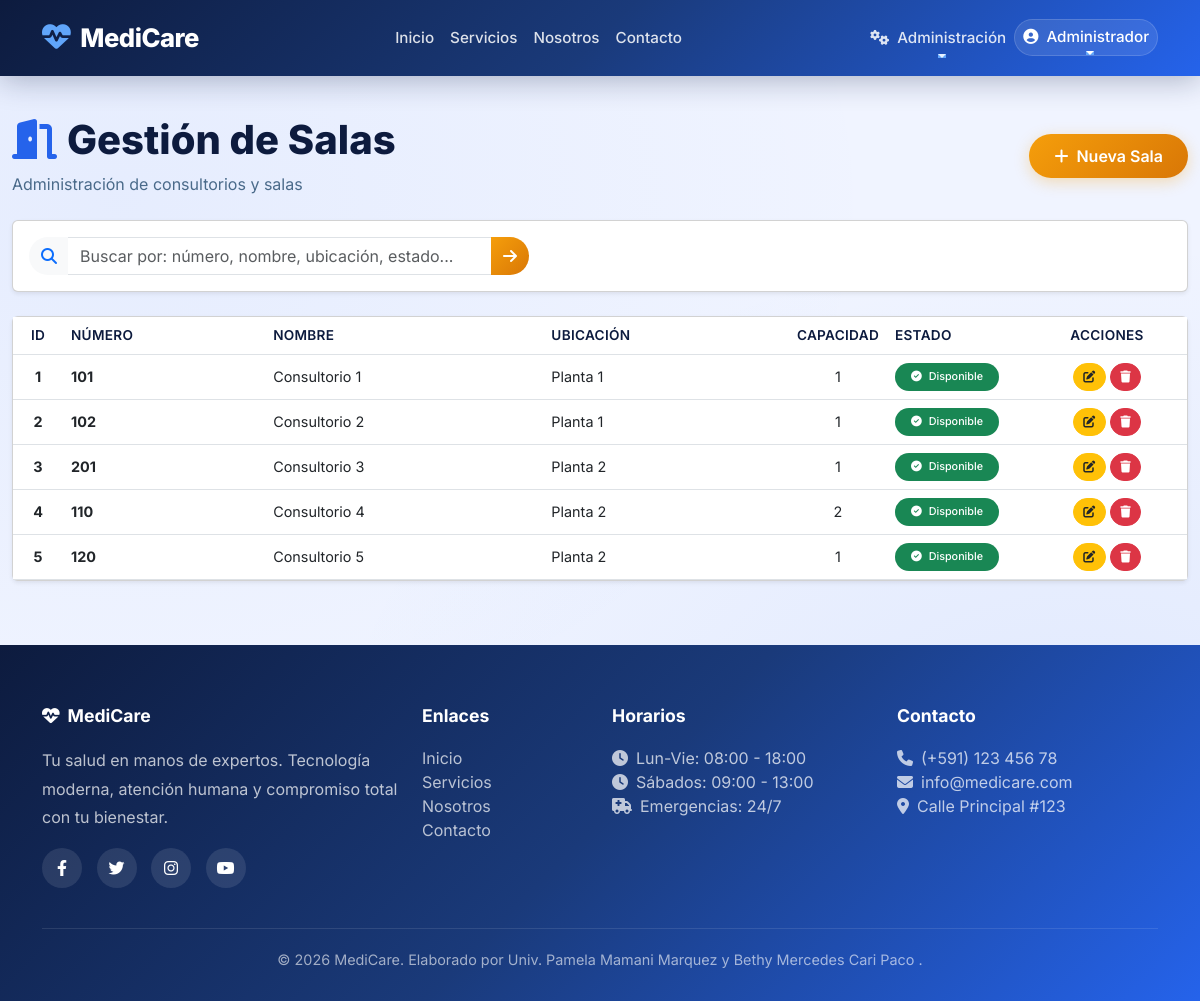
Page /admin/salas (signed in) on the committed database.
### app/models/usuario.py (models this page shows, shortened)
class Usuario(UserMixin, db.Model):
    __tablename__ = 'usuarios'
    id = db.Column(db.Integer, primary_key=True)
    username = db.Column(db.String(80), unique=True, nullable=False)
    email = db.Column(db.String(120), unique=True, nullable=False)
    password_hash = db.Column(db.String(200), nullable=False)
    rol = db.Column(db.String(20), nullable=False, default='paciente')
    nombres = db.Column(db.String(100))
    apellidos = db.Column(db.String(100))
    ci = db.Column(db.String(20))
    telefono = db.Column(db.String(20))
    fecha_registro = db.Column(db.DateTime, default=datetime.utcnow)
    activo = db.Column(db.Boolean, default=True)
    paciente = db.relationship('Paciente', back_populates='usuario', uselist=False)
    medico = db.relationship('Medico', back_populates='usuario', uselist=False)
    def is_admin(self):
        return self.rol == 'admin'

### app/models/sala.py (models this page shows, shortened)
class Sala(db.Model):
    __tablename__ = 'salas'
    id = db.Column(db.Integer, primary_key=True)
    numero = db.Column(db.String(10), unique=True, nullable=False)
    nombre = db.Column(db.String(100))
    ubicacion = db.Column(db.String(100))
    capacidad = db.Column(db.Integer, default=1)
    estado = db.Column(db.String(20), default='disponible')
    citas = db.relationship('Cita', back_populates='sala')
    medicos = db.relationship('Medico', back_populates='sala')

### app/admin/routes.py (the view, shortened to what this page needs)
@bp_admin.route('/salas')
@login_required
def salas():
    if not current_user.is_admin():
        flash('⛔ Acceso denegado.', 'danger')
        return redirect(url_for('core.landing'))
    search = request.args.get('search', '').strip()
    query = Sala.query
    salas = query.order_by(Sala.id.asc()).all()
    return render_template('admin/salas.html', salas=salas, search=search)

### templates/admin/salas.html (shortened to what this page needs)
{% extends "base.html" %}
{% block content %}
<div class="container-fluid py-4">
    <div class="d-flex justify-content-between align-items-center mb-4 flex-wrap gap-2">
        <div>
            <h1 style="font-weight: 800; color: #0d1b3e;">
                <i class="fas fa-door-open" style="color: #2563eb; margin-right: 10px;"></i>Gestión de Salas
            </h1>
            <p style="color: #4a6a8a; margin: 0;">Administración de consultorios y salas</p>
        </div>
        <a href="{{ url_for('admin.crear_sala') }}" class="btn" style="border-radius: 50px; padding: 10px 25px; font-weight: 600; background: linear-gradient(135deg, #f59e0b, #d97706); color: white; border: none; box-shadow: 0 4px 15px rgba(245, 158, 11, 0.3); transition: all 0.3s ease;">
            <i class="fas fa-plus me-2"></i>Nueva Sala
        </a>
    </div>
    <div class="card shadow-sm mb-4">
        <div class="card-body p-3">
            <form method="GET" action="{{ url_for('admin.salas') }}" class="d-flex gap-2">
                <div class="input-group" style="max-width: 500px;">
                    <span class="input-group-text bg-light border-0" style="border-radius: 50px 0 0 50px;">
                        <i class="fas fa-search text-primary"></i>
                    </span>
                    <input type="text" class="form-control" name="search"
                           placeholder="Buscar por: número, nombre, ubicación, estado..."
                           value="{{ search }}"
                           style="border-left: none; border-radius: 0; border-color: #dee2e6;">
                    <button type="submit" class="btn" style="border-radius: 0 50px 50px 0; background: linear-gradient(135deg, #f59e0b, #d97706); color: white; border: none;">
                        <i class="fas fa-arrow-right"></i>
                    </button>
                </div>
            </form>
        </div>
    </div>
    <div class="card shadow-sm">
        <div class="card-body p-0">
            <div class="table-responsive">
                <table class="table table-hover align-middle mb-0">
                    <thead style="background: #f8f9fa;">
                        <tr>
                            <th style="width: 50px;" class="text-center">ID</th>
                            <th>Número</th>
                            <th>Nombre</th>
                            <th>Ubicación</th>
                            <th style="width: 80px; text-align: center;">Capacidad</th>
                            <th style="width: 140px;">Estado</th>
                            <th style="width: 160px;" class="text-center">Acciones</th>
                        </tr>
                    </thead>
                    <tbody>
                        {% for sala in salas %}
                        <tr>
                            <td class="text-center"><strong>{{ sala.id }}</strong></td>
                            <td><strong>{{ sala.numero }}</strong></td>
                            <td>{{ sala.nombre or 'N/A' }}</td>
                            <td>{{ sala.ubicacion or 'N/A' }}</td>
                            <td class="text-center">{{ sala.capacidad }}</td>
                            <td>
                                {% if sala.estado == 'disponible' %}
                                <span class="badge bg-success rounded-pill px-3 py-2">
                                    <i class="fas fa-check-circle me-1"></i> Disponible
                                </span>
                                {% elif sala.estado == 'ocupada' %}
                                <span class="badge bg-danger rounded-pill px-3 py-2">
                                    <i class="fas fa-times-circle me-1"></i> Ocupada
                                </span>
                                {% else %}
                                <span class="badge bg-warning text-dark rounded-pill px-3 py-2">
                                    <i class="fas fa-tools me-1"></i> Mantenimiento
                                </span>
                                {% endif %}
                            </td>
                            <td>
                                <div class="d-flex gap-1 justify-content-center">
                                    <a href="{{ url_for('admin.editar_sala', id=sala.id) }}"
                                       class="btn btn-sm btn-warning text-dark"
                                       style="border-radius: 50px; padding: 4px 10px;"
                                       title="Editar sala">
                                        <i class="fas fa-edit"></i>
                                    </a>
                                    <form method="POST" action="{{ url_for('admin.eliminar_sala', id=sala.id) }}"
                                          style="display:inline;"
                                          onsubmit="return confirm('¿Estás seguro de eliminar la sala {{ sala.numero }}? Esta acción no se puede deshacer.')">
                                        <button type="submit" class="btn btn-sm btn-danger"
                                                style="border-radius: 50px; padding: 4px 10px;"
                                                title="Eliminar sala">
                                            <i class="fas fa-trash"></i>
                                        </button>
                                    </form>
                                </div>
                            </td>
                        </tr>
                        {% endfor %}
                    </tbody>
                </table>
            </div>
        </div>
    </div>
</div>
{% endblock %}

### templates/base.html (shortened to what this page needs)
<!DOCTYPE html>
<html lang="es">
<head>
    <link href="https://cdn.jsdelivr.net/npm/bootstrap@5.3.0/dist/css/bootstrap.min.css" rel="stylesheet">
    <link rel="stylesheet" href="https://cdnjs.cloudflare.com/ajax/libs/font-awesome/6.4.0/css/all.min.css">
</head>
<body>
    <nav class="navbar navbar-expand-lg navbar-custom">
        <div class="container">
            <a class="navbar-brand" href="{{ url_for('core.landing') }}">
                <i class="fas fa-heartbeat"></i>MediCare
            </a>
            <div class="collapse navbar-collapse" id="navbarNav">
                <ul class="navbar-nav mx-auto">
                    <li class="nav-item">
                        <a class="nav-link" href="{{ url_for('core.landing') }}">Inicio</a>
                    </li>
                    <li class="nav-item">
                        <a class="nav-link" href="{{ url_for('core.servicios') }}">Servicios</a>
                    </li>
                    <li class="nav-item">
                        <a class="nav-link" href="{{ url_for('core.about') }}">Nosotros</a>
                    </li>
                    <li class="nav-item">
                        <a class="nav-link" href="{{ url_for('core.contacto') }}">Contacto</a>
                    </li>
                </ul>
                <ul class="navbar-nav">
                    {% if current_user.is_authenticated %}
                        {% if current_user.is_admin() %}
                        <li class="nav-item dropdown">
                            <a class="nav-link dropdown-toggle text-white" href="#" id="adminDropdown" role="button" data-bs-toggle="dropdown">
                                <i class="fas fa-cogs me-1"></i> Administración
                            </a>
                        </li>
                        {% endif %}
                        <li class="nav-item dropdown user-dropdown">
                            <a class="nav-link dropdown-toggle text-white" href="#" id="userDropdown" role="button" data-bs-toggle="dropdown">
                                <i class="fas fa-user-circle me-1"></i>
                                {{ current_user.nombres }}
                            </a>
                        </li>
                    {% endif %}
                </ul>
            </div>
        </div>
    </nav>
    <main>
        {% block content %}{% endblock %}
    </main>
    <footer class="footer-custom">
        <div class="container">
            <div class="row g-4">
                <div class="col-md-4">
                    <h5><i class="fas fa-heartbeat me-2"></i>MediCare</h5>
                    <p style="opacity: 0.8; line-height: 1.8; position: relative; z-index: 1;">Tu salud en manos de expertos. Tecnología moderna, atención humana y compromiso total con tu bienestar.</p>
                    <div class="social-links mt-3">
                        <a href="#"><i class="fab fa-facebook-f"></i></a>
                        <a href="#"><i class="fab fa-twitter"></i></a>
                        <a href="#"><i class="fab fa-instagram"></i></a>
                        <a href="#"><i class="fab fa-youtube"></i></a>
                    </div>
                </div>
                <div class="col-md-2">
                    <h5>Enlaces</h5>
                    <ul class="list-unstyled">
                        <li><a href="{{ url_for('core.landing') }}">Inicio</a></li>
                        <li><a href="{{ url_for('core.servicios') }}">Servicios</a></li>
                        <li><a href="{{ url_for('core.about') }}">Nosotros</a></li>
                        <li><a href="{{ url_for('core.contacto') }}">Contacto</a></li>
                    </ul>
                </div>
                <div class="col-md-3">
                    <h5>Horarios</h5>
                    <ul class="list-unstyled" style="opacity: 0.8;">
                        <li><i class="fas fa-clock me-2"></i>Lun-Vie: 08:00 - 18:00</li>
                        <li><i class="fas fa-clock me-2"></i>Sábados: 09:00 - 13:00</li>
                        <li><i class="fas fa-ambulance me-2"></i>Emergencias: 24/7</li>
                    </ul>
                </div>
                <div class="col-md-3">
                    <h5>Contacto</h5>
                    <ul class="list-unstyled" style="opacity: 0.8;">
                        <li><i class="fas fa-phone me-2"></i>(+591) 123 456 78</li>
                        <li><i class="fas fa-envelope me-2"></i>info@medicare.com</li>
                        <li><i class="fas fa-map-marker-alt me-2"></i>Calle Principal #123</li>
                    </ul>
                </div>
            </div>
            <div class="footer-bottom">
                <p class="mb-0">&copy; 2026 MediCare. Elaborado por Univ. Pamela Mamani Marquez y Bethy Mercedes Cari Paco .</p>
            </div>
        </div>
    </footer>
</body>
</html>

### templates/base.html (style rules this page uses)
:root { --primary-dark: #0d1b3e; --primary-mid: #1a3a7a; --primary-blue: #2563eb; --primary-light: #3b82f6; --primary-gradient: linear-gradient(135deg, #0d1b3e 0%, #1a3a7a 50%, #2563eb 100%); --glass-bg: rgba(255, 255, 255, 0.1); --glass-border: rgba(255, 255, 255, 0.15); --text-light: #ffffff; --text-dark: #0d1b3e; --shadow-soft: 0 8px 32px rgba(13, 27, 62, 0.15); --shadow-glass: 0 8px 32px rgba(0, 0, 0, 0.1); --border-radius: 16px; --transition: all 0.3s cubic-bezier(0.4, 0, 0.2, 1); }
* { font-family: 'Inter', sans-serif; margin: 0; padding: 0; box-sizing: border-box; }
body { background: #f0f4ff; color: var(--text-dark); min-height: 100vh; background-image: radial-gradient(ellipse at 10% 20%, rgba(37, 99, 235, 0.05) 0%, transparent 50%), radial-gradient(ellipse at 90% 80%, rgba(37, 99, 235, 0.08) 0%, transparent 50%); }
.navbar-custom { background: var(--primary-gradient); padding: 14px 0; box-shadow: 0 4px 30px rgba(13, 27, 62, 0.3); position: sticky; top: 0; z-index: 1000; backdrop-filter: blur(10px); }
.navbar-custom .navbar-brand { font-weight: 800; font-size: 1.6rem; color: white !important; letter-spacing: -0.5px; }
.navbar-custom .navbar-brand i { font-size: 1.8rem; margin-right: 10px; color: #60a5fa; }
.navbar-custom .nav-link { color: rgba(255,255,255,0.85) !important; font-weight: 500; padding: 8px 20px; border-radius: 8px; transition: var(--transition); font-size: 0.95rem; position: relative; }
.navbar-custom .nav-link::after { content: ''; position: absolute; bottom: 0; left: 50%; width: 0; height: 2px; background: #60a5fa; transition: var(--transition); transform: translateX(-50%); }
.user-dropdown .dropdown-toggle { color: white !important; padding: 6px 16px; border-radius: 50px; background: rgba(255,255,255,0.1); border: 1px solid rgba(255,255,255,0.15); }
.footer-custom { background: var(--primary-gradient); color: rgba(255,255,255,0.9); padding: 60px 0 30px 0; position: relative; overflow: hidden; margin-top: 40px; }
.footer-custom h5 { color: white; font-weight: 700; margin-bottom: 20px; font-size: 1.1rem; position: relative; z-index: 1; }
.footer-custom a { color: rgba(255,255,255,0.7); text-decoration: none; transition: var(--transition); display: inline-block; position: relative; z-index: 1; }
.footer-custom .social-links a { display: inline-flex; align-items: center; justify-content: center; width: 40px; height: 40px; background: rgba(255,255,255,0.1); border-radius: 50%; margin-right: 10px; transition: var(--transition); color: white; position: relative; z-index: 1; }
.footer-bottom { border-top: 1px solid rgba(255,255,255,0.1); padding-top: 20px; margin-top: 40px; text-align: center; font-size: 0.9rem; color: rgba(255,255,255,0.6); position: relative; z-index: 1; }

### templates/admin/salas.html (style rules this page uses)
.badge { font-weight: 500; }
.btn-sm { padding: 0.25rem 0.6rem !important; font-size: 0.75rem !important; }
.table th { font-weight: 600; color: #0d1b3e; font-size: 0.85rem; text-transform: uppercase; letter-spacing: 0.3px; }
.table td { font-size: 0.9rem; }

### rows in the picture
Usuario: nombres "Administrador"
Sala: id "1", numero "101", nombre "Consultorio 1", ubicacion "Planta 1", capacidad "1", estado "disponible" (drawn)
Sala: id "2", numero "102", nombre "Consultorio 2", ubicacion "Planta 1", capacidad "1", estado "disponible" (drawn)
Sala: id "3", numero "201", nombre "Consultorio 3", ubicacion "Planta 2", capacidad "1", estado "disponible" (drawn)
Sala: id "4", numero "110", nombre "Consultorio 4", ubicacion "Planta 2", capacidad "2", estado "disponible" (drawn)
Sala: id "5", numero "120", nombre "Consultorio 5", ubicacion "Planta 2", capacidad "1", estado "disponible" (drawn)
